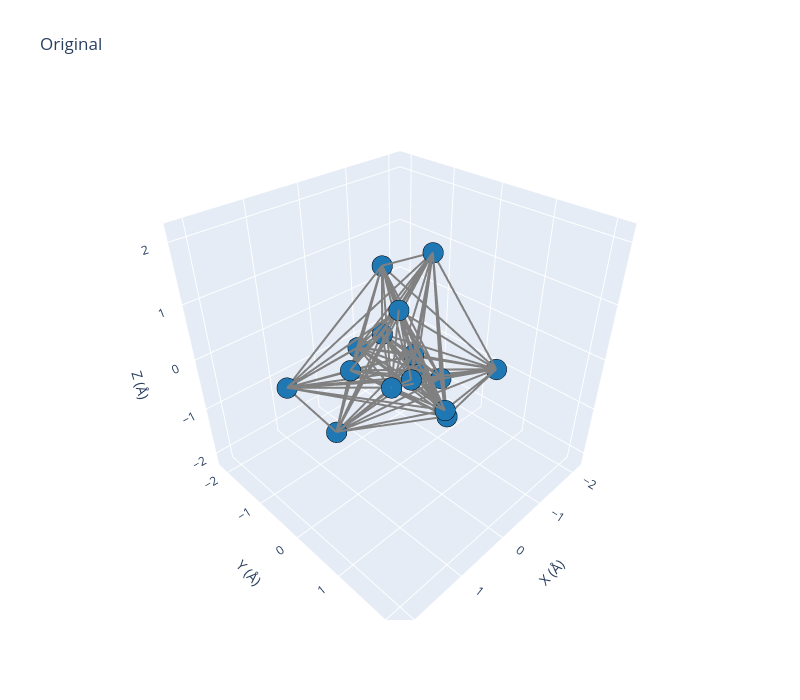
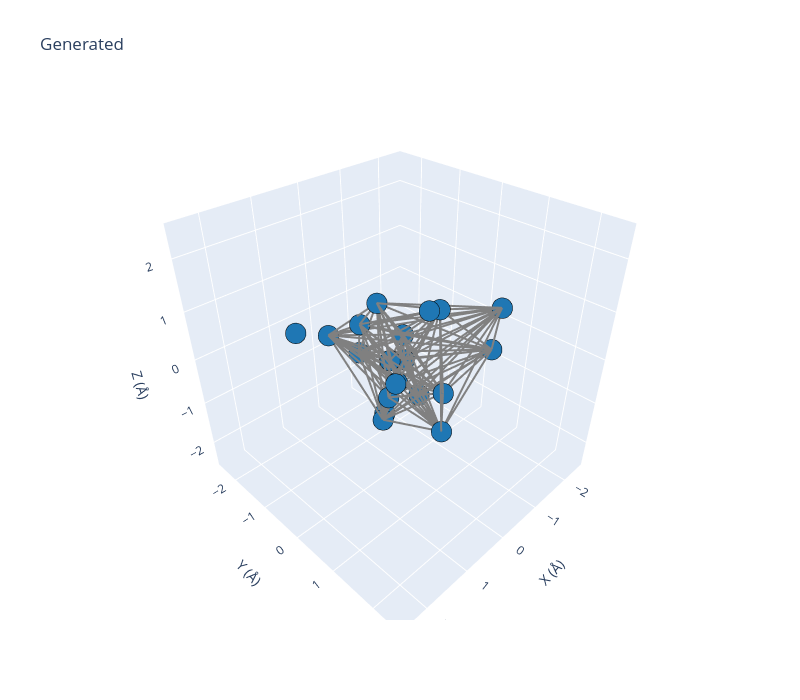

The notebook cell these images were saved under, in order:
### Code cell
comp = vis.compare_molecules(
            original = mols[0]['pos'],
            generated = mols[5]['pos'],
            edge_index = mols[0]['edge_index'],
            title_orig = "Original",
            title_gen = "Generated"
    )
